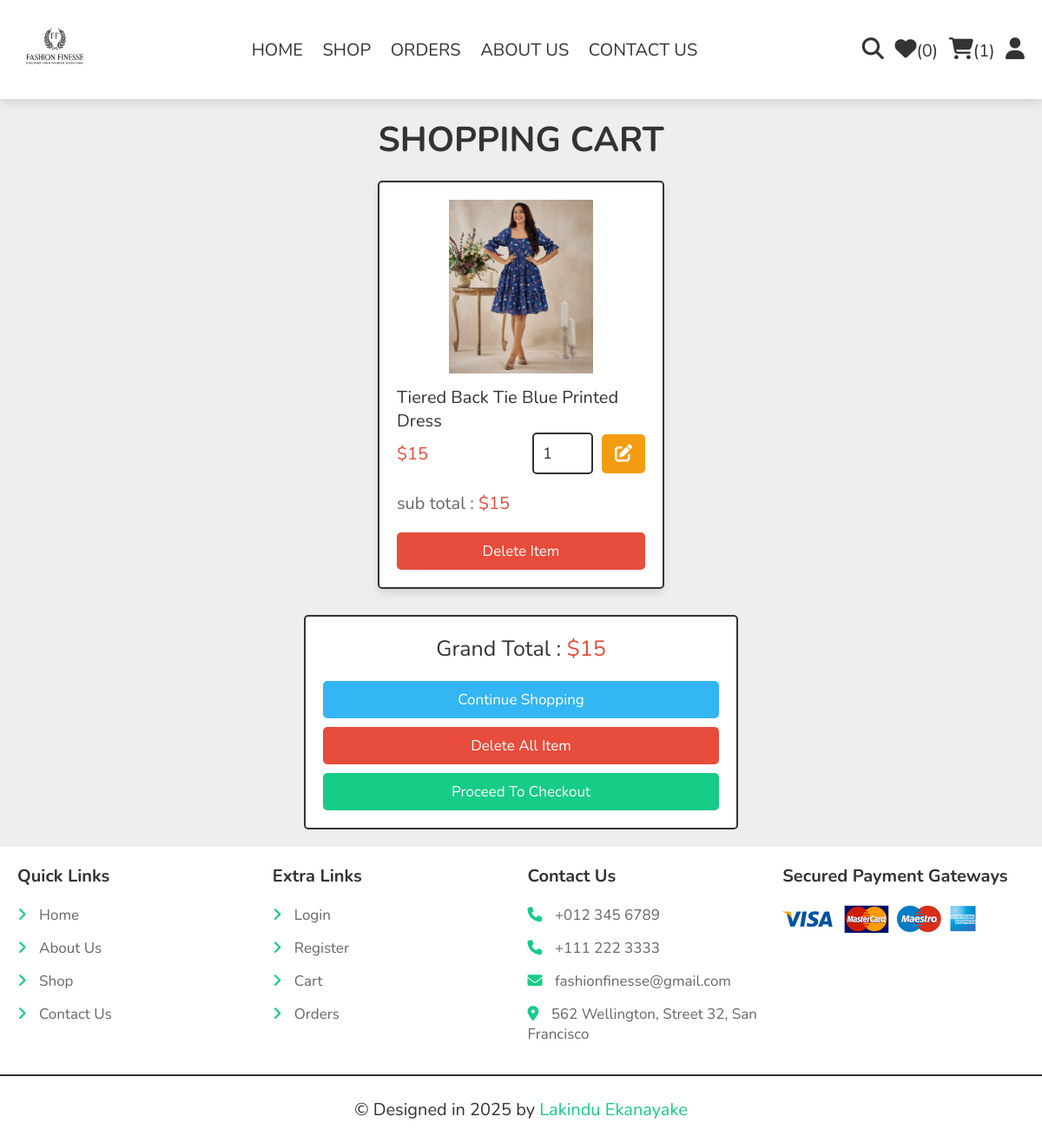
Screenshot of /cart.php (signed in) with the database file from the repository.
### tables this page shows
CREATE TABLE `cart` (
  `id` int(100) NOT NULL,
  `user_id` int(100) NOT NULL,
  `pid` int(100) NOT NULL,
  `name` varchar(100) NOT NULL,
  `price` int(10) NOT NULL,
  `quantity` int(10) NOT NULL,
  `image` varchar(100) NOT NULL
);

### cart.php (the view, shortened to what this page needs)
<?php
include 'components/connect.php';
if(isset($_SESSION['user_id'])){
   $user_id = $_SESSION['user_id'];
}else{
   $user_id = '';
   header('location:user_login.php');
};
?>
<!DOCTYPE html>
<html lang="en">
<head>
   <link rel="stylesheet" href="https://cdnjs.cloudflare.com/ajax/libs/font-awesome/6.1.1/css/all.min.css">
   <link rel="stylesheet" href="css/style.css">
</head>
<body>
<?php include 'components/user_header.php'; ?>
<section class="products shopping-cart">
   <h3 class="heading">shopping cart</h3>
   <div class="box-container">
   <?php
      $grand_total = 0;
      $select_cart = $conn->prepare("SELECT * FROM `cart` WHERE user_id = ?");
      $select_cart->execute([$user_id]);
      if($select_cart->rowCount() > 0){
         while($fetch_cart = $select_cart->fetch(PDO::FETCH_ASSOC)){
   ?>
   <form action="" method="post" class="box">
      <img src="uploaded_img/<?= $fetch_cart['image']; ?>" alt="">
      <div class="name"><?= $fetch_cart['name']; ?></div>
      <div class="flex">
         <div class="price">$<?= $fetch_cart['price']; ?></div>
         <input type="number" name="qty" class="qty" min="1" max="99" onkeypress="if(this.value.length == 2) return false;" value="<?= $fetch_cart['quantity']; ?>">
         <button type="submit" class="fas fa-edit" name="update_qty"></button>
      </div>
      <div class="sub-total"> sub total : <span>$<?= $sub_total = ($fetch_cart['price'] * $fetch_cart['quantity']); ?></span> </div>
      <input type="submit" value="delete item" onclick="return confirm('delete this from cart?');" class="delete-btn" name="delete">
   </form>
   <?php
   $grand_total += $sub_total;
      }
   }else{
      echo '<p class="empty">your cart is empty</p>';
   }
   ?>
   </div>
   <div class="cart-total">
      <p>Grand Total : <span>$<?= $grand_total; ?></span></p>
      <a href="shop.php" class="option-btn">continue shopping</a>
      <a href="cart.php?delete_all" class="delete-btn <?= ($grand_total > 1)?'':'disabled'; ?>" onclick="return confirm('delete all from cart?');">delete all item</a>
      <a href="checkout.php" class="btn <?= ($grand_total > 1)?'':'disabled'; ?>">proceed to checkout</a>
   </div>
</section>
<?php include 'components/footer.php'; ?>
</body>
</html>

### css/style.css (style rules this page uses)
:root { --main-color:#16cc86; --green:#16cc86; --blue:#33b6f3; --orange:#f39c12; --red:#e74c3c; --black:#333; --white:#fff; --light-color:#666; --light-bg:#eee; --border:.2rem solid var(--black); --box-shadow:0 .5rem 1rem rgba(0,0,0,.1); }
* { font-family: 'Nunito', sans-serif; margin:0; padding:0; box-sizing: border-box; outline: none; border:none; text-decoration: none; }
html { font-size: 62.5%; overflow-x: hidden; }
body { background-color: var(--light-bg); }
section { padding:2rem; max-width: 1200px; margin:0 auto; }
.heading { font-size: 4rem; color:var(--black); margin-bottom: 2rem; text-align: center; text-transform: uppercase; }
.btn, .delete-btn, .option-btn { display: block; width: 100%; margin-top: 1rem; border-radius: .5rem; padding:1rem 3rem; font-size: 1.7rem; text-transform: capitalize; color:var(--white); cursor: pointer; text-align: center; }
.btn { background-color: var(--main-color); }
.option-btn { background-color: var(--blue); }
.delete-btn { background-color: var(--red); }
.products .box-container { display: grid; grid-template-columns: repeat(auto-fit, 33rem); gap:1.5rem; justify-content: center; align-items: flex-start; }
.products .box-container .box { position: relative; background-color: var(--white); box-shadow: var(--box-shadow); border-radius: .5rem; border:var(--border); padding:2rem; overflow: hidden; }
.products .box-container .box img { height: 20rem; width: 100%; object-fit: contain; margin-bottom: 1rem; }
.products .box-container .box .name { font-size: 2rem; color:var(--black); }
.products .box-container .box .flex { display: flex; align-items: center; gap:1rem; }
.products .box-container .box .flex .qty { width: 7rem; padding:1rem; border:var(--border); font-size: 1.8rem; color:var(--black); border-radius: .5rem; }
.products .box-container .box .flex .price { font-size: 2rem; color:var(--red); margin-right: auto; }
.shopping-cart .fa-edit { height: 4.5rem; border-radius: .5rem; background-color: var(--orange); width: 5rem; font-size: 2rem; color:var(--white); cursor: pointer; }
.shopping-cart .sub-total { margin:2rem 0; font-size: 2rem; color:var(--light-color); }
.shopping-cart .sub-total span { color:var(--red); }
.cart-total { max-width: 50rem; margin:0 auto; margin-top: 3rem; background-color: var(--white); border:var(--border); border-radius: .5rem;; padding:2rem; text-align: center; }
.cart-total p { font-size: 2.5rem; color:var(--black); margin-bottom: 2rem; }
.cart-total p span { color:var(--red); }

### rows the page displays
cart: image (picture), name "Tiered Back Tie Blue Printed Dress", price "15", qty "1"

### other values shown
$total_wishlist_counts "0"
$total_cart_counts "1"
$grand_total "15"
